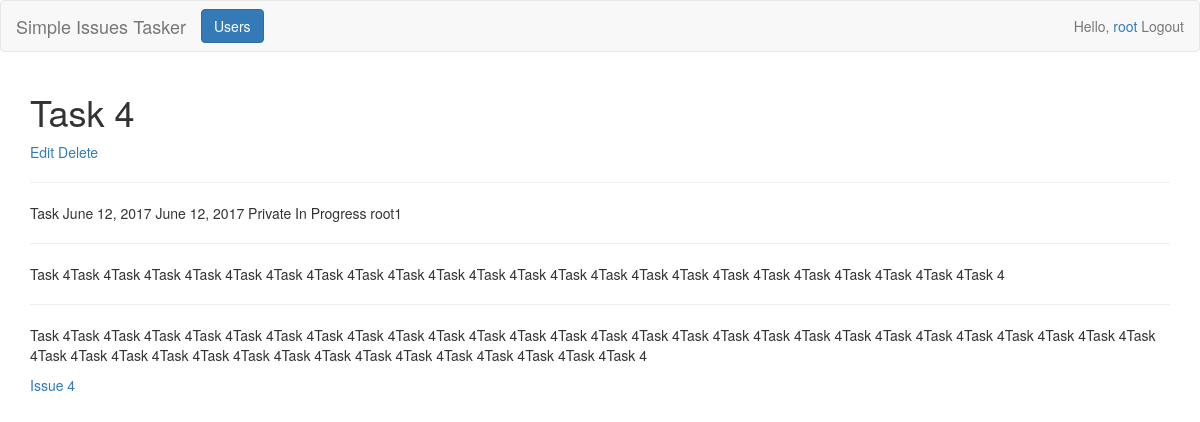
Page /item/Idea/4 (signed in) on the earlier database version.
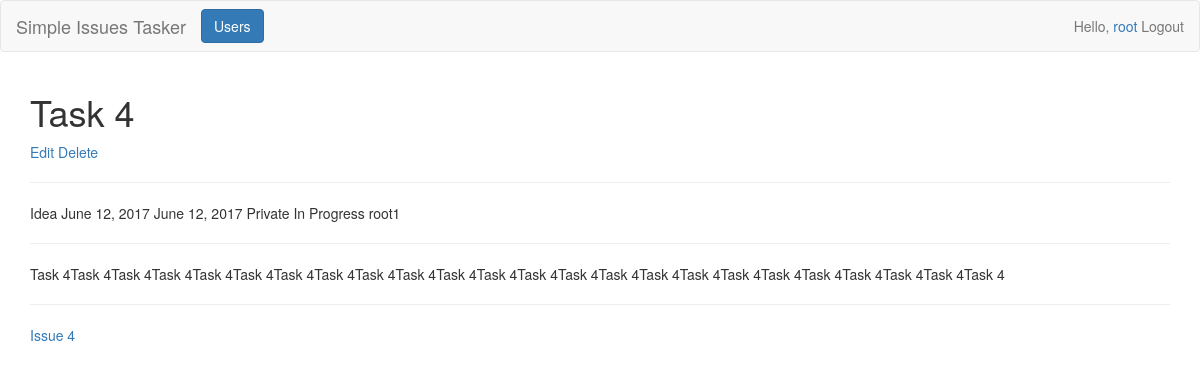
Same page on the later database version.
### si_tracker/models.py (models this page shows, shortened)
class Item(models.Model):
    class Meta:
        abstract = True
        ordering = ['-date_raised', '-id']
    statuses = (
        ('Open-New', 'Open-New'),
        ('In Progress', 'In Progress'),
        ('Closed-Resolved', 'Closed-Resolved'),
        ('Closed-NotResolved', 'Closed-NotResolved')
    )
    visibility = (
        ('Private', 'Private'),
        ('Public', 'Public')
    )
    type = "Item"
    title = models.CharField(max_length=150, verbose_name="Title")
    date_raised = models.DateField(auto_now_add=True, verbose_name="Date raised")
    date_due = models.DateField(blank=True, verbose_name="Date due")
    description = models.TextField(verbose_name="Description", max_length=5000)
    status = models.CharField(max_length=20, choices=statuses, default=statuses[0], verbose_name="Status")
    visible = models.CharField(max_length=10, default=visibility[1], choices=visibility, verbose_name="Visible")
    actions_taken = models.TextField(max_length=5000, blank=True, default="", verbose_name="Actions taken")

class Task(Item):
    types = (('Task', 'Task'), ('Idea', 'Idea'))
    raised_by = models.ForeignKey(User, verbose_name="Raised by", related_name='Task')
    assigned_to = models.ForeignKey(User, verbose_name="Assigned to")
    type = models.CharField(max_length=10, choices=types, default=types[0], verbose_name="Type")
    issue = models.ForeignKey(Issue, verbose_name='Issue')

class Issue(Item):
    type = "Issue"
    raised_by = models.ForeignKey(User, verbose_name="Raised by", related_name='Issue')
    assigned_to = models.ForeignKey(User, verbose_name="Assigned to")
    def get_absolute_url(self):
        return reverse('tracker:item', args=['issue', self.id])

### si_tracker/views.py (the view)
# urls.py: url(r'^update/(?P<type>[\w\-]+)/(?P<item>\d+)', views.item_create_update, name='update_item'),
@user_passes_test(lambda user: user.is_authenticated, login_url=reverse_lazy('tracker:login'), redirect_field_name='')
def item(req, type='', item=''):
    args = dict()
    if type.lower() == 'issue':
        template = 'issue/index.html'
        Item = Issue
        get_item = get_issue
    elif type.lower() == 'task' or type.lower() == 'idea':
        template = 'task/index.html'
        Item = Task
        get_item = get_task
    _item = get_object_or_404(Item, id=item)
    args['item'] = _item
    get_item(args, _item)
    return render(req, template, args)

### si_tracker/views.py (called while the page is built)
def get_task(args, task):
    args['issue'] = task.issue

### si_tracker/templates/task/index.html
{% extends 'base.html' %}
{% block content %}
    <h1>{{ item.title }}</h1>
    <a href="{% url 'tracker:update_item' 'task' item.id %}">Edit</a>
    {% if user.is_staff %}<a href="{% url 'tracker:delete_item' 'task' item.id %}">Delete</a>{% endif %}
    <hr>
    <p>{{ item.type }} {{ item.date_raised }} {{ item.date_due }} {{ item.visible }} {{ item.status }} {{ item.assigned_to.username }}</p>
    <hr>
    <p>{{ item.description }}</p>
    <hr>
    <p>{{ item.actions_taken }}</p>
    <a href="{{ issue.get_absolute_url }}">{{ issue.title }}</a>
{% endblock %}

### templates/base.html (shortened to what this page needs)
{% load staticfiles %}
<!DOCTYPE html>
<html lang="en">
<head>
    <link rel="stylesheet" href="{% static 'bootstrap/css/bootstrap.min.css' %}">
</head>
<body>
    <nav class="navbar navbar-default">
        <div class="container-fluid">
            <div class="navbar-header">
                <a class="navbar-brand" href="{% url 'tracker:general' %}">Simple Issues Tasker</a>
                {% if user.is_staff %}<a class="btn btn-primary navbar-btn" href="{% url 'tracker:users' %}">Users</a>{% endif %}
            </div>
            <div class="collapse navbar-collapse">
                {% if user.is_authenticated %}
                    <p class="navbar-text navbar-right">Hello, <a href="{% url 'tracker:change_password' user.id %}">{{ user }}</a> <a class="btn-link" href="{% url 'tracker:logout' %}">Logout</a></p>
                {% endif %}
            </div>
        </div>
    </nav>
    <div class="container">
        {% block content %}{% endblock %}
    </div>
</body>
</html>

Differences in the rows shown:
changed Task "Task 4": type "Task" → "Idea"; actions_taken "Task 4Task 4Task 4Task 4Task 4Task 4Task 4Task 4Task 4Task 4Task 4Task 4Task 4Task 4Task 4Task 4Task 4Task 4Task 4Task 4Task 4Task 4Task 4Task 4Task 4Task 4Task 4Task 4Task 4Task 4Task 4Task 4Task 4Task 4Task 4Task 4Task 4Task 4Task 4Task 4Task 4Task 4Task 4" → (not shown)
